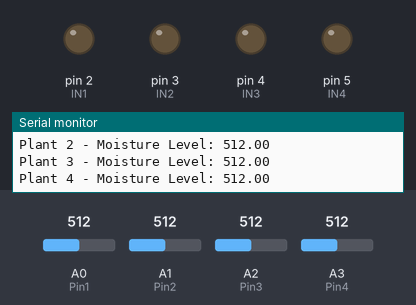
The program below on a simulated Arduino Uno, built with avr-gcc and run on an emulated ATmega328P. On the bench: output pins drawn as LEDs (lit = HIGH), the last lines printed to the serial monitor. Inputs (shaded band) come from the test bench; at power-on: A0 (Pin1) = 512, A1 (Pin2) = 512, A2 (Pin3) = 512, A3 (Pin4) = 512.

Above: at 1.7 s.
1.8 s: A0 (Pin1) set to 459
7.8 s: A0 (Pin1) set to 436
At 11.1 s:
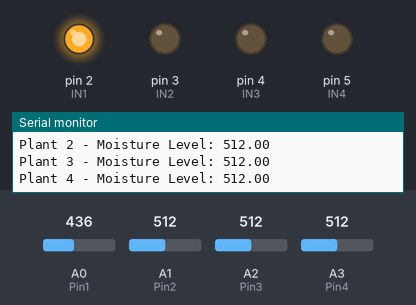
13.8 s: A1 (Pin2) set to 458
19.8 s: A1 (Pin2) set to 434
At 21.8 s:
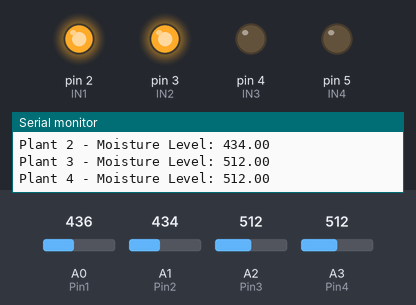
25.8 s: A2 (Pin3) set to 466
31.8 s: A2 (Pin3) set to 436
At 36.8 s:
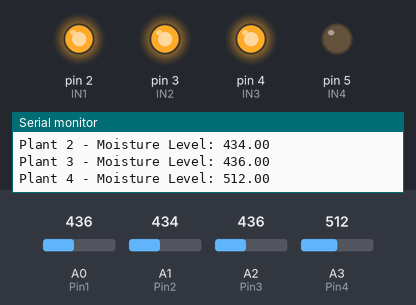
Timing chart, 0 to 38.3 s (numbered marks = the images above; inputs shaded):
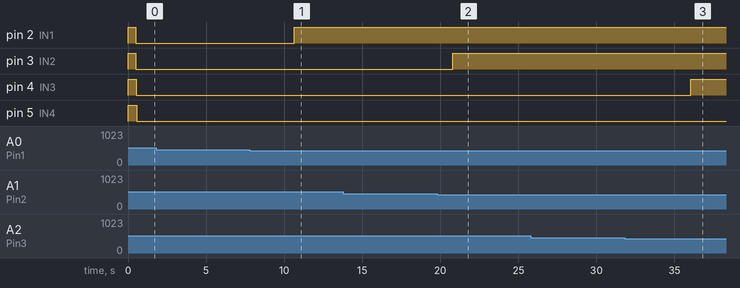

The program:

main.cpp
```cpp
#include <Arduino.h>

int IN1 = 2;
int IN2 = 3;
int IN3 = 4;
int IN4 = 5;

int Pin1 = A0;
int Pin2 = A1;
int Pin3 = A2;
int Pin4 = A3;

float sensor1Value = 0;
float sensor2Value = 0;
float sensor3Value = 0;
float sensor4Value = 0;

void setup() {
  Serial.begin(9600);

  pinMode(IN1, OUTPUT);
  pinMode(IN2, OUTPUT);
  pinMode(IN3, OUTPUT);
  pinMode(IN4, OUTPUT);

  pinMode(Pin1, INPUT);
  pinMode(Pin2, INPUT);
  pinMode(Pin3, INPUT);
  pinMode(Pin4, INPUT);

  digitalWrite(IN1, HIGH);
  digitalWrite(IN2, HIGH);
  digitalWrite(IN3, HIGH);
  digitalWrite(IN4, HIGH);

  delay(500); // wait for the sensors to initialize, 0.5s
}

void loop() {
  // plant 1
  Serial.print("Plant 1 - Moisture Level: ");
  sensor1Value = analogRead(Pin1);
  Serial.println(sensor1Value);

  if (sensor1Value > 450) {
    digitalWrite(IN1, LOW);
  } else {
      digitalWrite(IN1, HIGH);
    }


  // plant 2
  Serial.print("Plant 2 - Moisture Level: ");
  sensor2Value = analogRead(Pin2);
  Serial.println(sensor2Value);

  if (sensor2Value > 450) {
    digitalWrite(IN2, LOW);
  } else {
      digitalWrite(IN2, HIGH);
    }


  // plant 3
  Serial.print("Plant 3 - Moisture Level: ");
  sensor3Value = analogRead(Pin3);
  Serial.println(sensor3Value);

  if (sensor3Value > 450) {
    digitalWrite(IN3, LOW);
  } else {
      digitalWrite(IN3, HIGH);
    }


  // plant 4
  Serial.print("Plant 4 - Moisture Level: ");
  sensor4Value = analogRead(Pin4);
  Serial.println(sensor4Value);

  if (sensor4Value > 450) {
    digitalWrite(IN4, LOW);
  } else {
      digitalWrite(IN4, HIGH);
    }

  delay(5000);  // wait 5 seconds
}
```

Measured:
- the behaviour switches between 451 and 450 on A0 (Pin1) (found by bisection; images 0 and 1)
- the behaviour switches between 451 and 450 on A1 (Pin2) (found by bisection; images 1 and 2)
- the behaviour switches between 451 and 450 on A2 (Pin3) (found by bisection; images 2 and 3)
- after the input at 7.8 s, pin 2 (IN1): LOW → HIGH after 2.8 s
- after the input at 19.8 s, pin 3 (IN2): LOW → HIGH after 1.0 s
- after the input at 31.8 s, pin 4 (IN3): LOW → HIGH after 4.3 s
